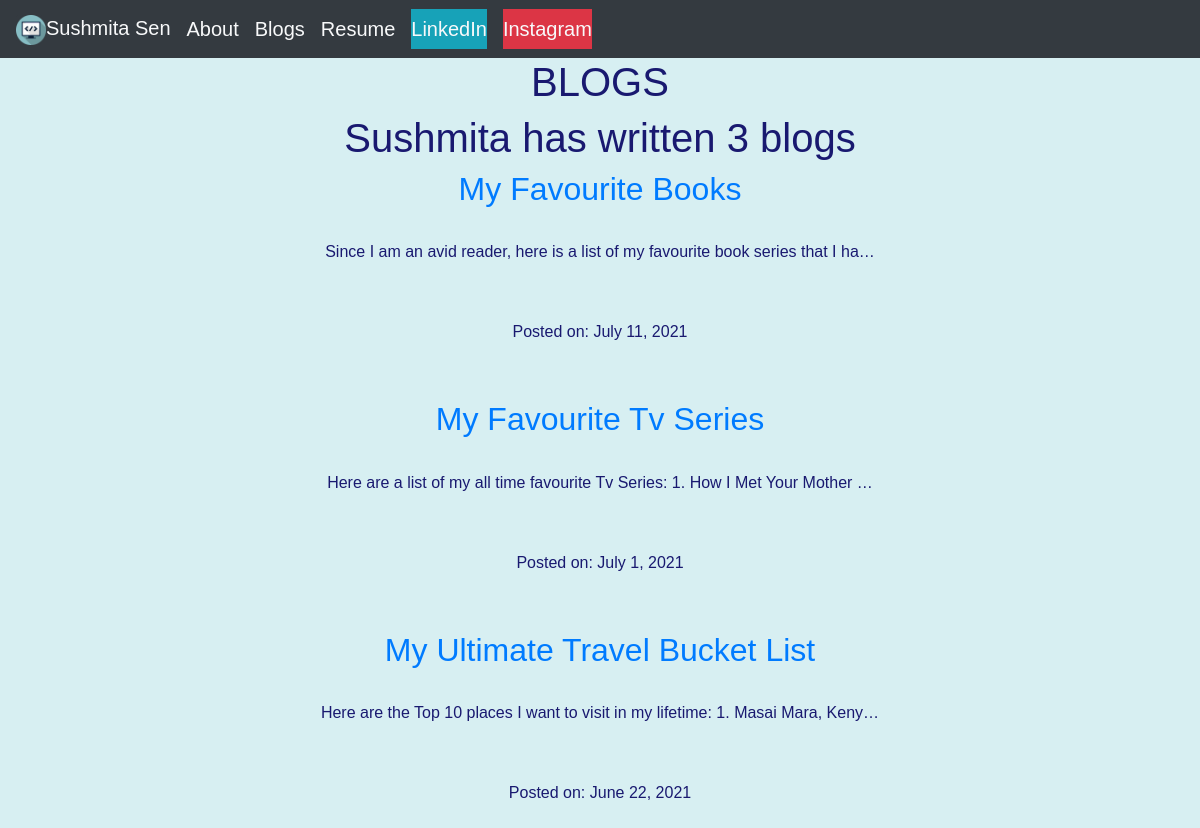
Screenshot of /blog/ with the database file from the repository.
### blog/models.py (models this page shows, shortened)
class Blog(models.Model):
    title = models.CharField(max_length=200)
    description = models.TextField()
    date = models.DateField()

### blog/views.py (the view)
# urls.py: path('',views.all_blogs, name='all_blogs'),
def all_blogs(request):
    blogs = Blog.objects.order_by('-date')
    return render(request, 'blog/all_blogs.html', {'blogs':blogs})

### blog/templates/blog/all_blogs.html (shortened to what this page needs)
{% extends 'portfolio/base.html' %}
{% block content %}
<h1>BLOGS</h1>
<h1>Sushmita has written {{ blogs.count }} blog{{ blogs.count|pluralize }}</h1>
{% for blog in blogs %}
<a href="{% url 'blog:detail' blog.id %}"><h2>{{ blog.title }}</h2></a>
<br>
<p>{{ blog.description|safe|truncatechars:80 }}</p>
<p>Posted on: {{ blog.date }}</p>
{% endfor %}
{% endblock %}

### portfolio/templates/portfolio/base.html (shortened to what this page needs)
<!doctype html>
{% load static %}
<html lang="en">
  <head>
    <link rel="stylesheet" href="https://cdn.jsdelivr.net/npm/bootstrap@4.6.0/dist/css/bootstrap.min.css">
    <link rel="stylesheet" href="{% static "portfolio/portfolio.css" %}">
  </head>
  <body>
    <div class="navbar navbar-expand-lg navbar-light bg-dark">
      <a class="navbar-brand text-light" href="{% url 'home' %}"><img src="{% static "portfolio/logo.png" %}" width=30 height=30>Sushmita Sen</a>
      <a class="navbar-brand text-light" href="{% url 'about' %}">About</a>
      <a class="navbar-brand text-light" href="{% url 'blog:all_blogs' %}">Blogs</a>
      <a class="navbar-brand text-light bg-dark" href="{% static 'portfolio/Sushmita-Sen-Resume.pdf' %}">Resume</a>
      <a class="navbar-brand text-light bg-info" href="https://www.linkedin.com/in/sushmita-sen-773390124/">LinkedIn</a>
      <a class="navbar-brand text-light bg-danger" href="https://www.instagram.com/sushmitasen16/">Instagram</a>
    </div>
{% block content %}{% endblock %}
  </body>
</html>

### portfolio/static/portfolio/portfolio.css (style rules this page uses)
body { text-align: center; font-family: sans-serif; background-color: rgba(176,224,230,0.5); }
p { color: rgba(25,25,112.1); height: 4em; }
h1 { color: rgba(25,25,112.1); }

### rows the page displays
Blog: title "My Favourite Books", description "Since I am an avid reader, here is a list of my favourite book series that I ha…", date "July 11, 2021"
Blog: title "My Favourite Tv Series", description "Here are a list of my all time favourite Tv Series: 1. How I Met Your Mother …", date "July 1, 2021"
Blog: title "My Ultimate Travel Bucket List", description "Here are the Top 10 places I want to visit in my lifetime: 1. Masai Mara, Keny…", date "June 22, 2021"

### other values shown
{{ blogs.count }} "3"
